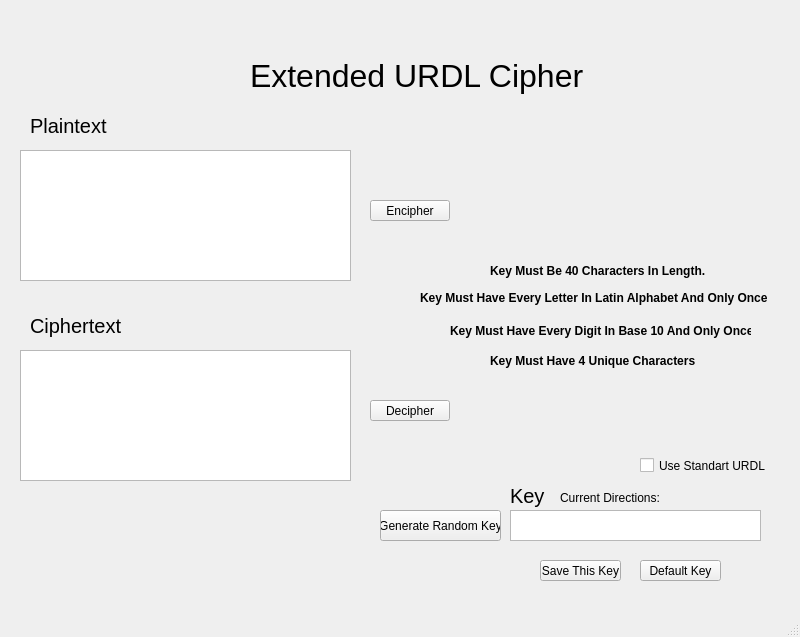
<?xml version="1.0" encoding="UTF-8"?>
<ui version="4.0">
 <class>MainWindow</class>
 <widget class="QMainWindow" name="MainWindow">
  <property name="geometry">
   <rect>
    <x>0</x>
    <y>0</y>
    <width>800</width>
    <height>637</height>
   </rect>
  </property>
  <property name="windowTitle">
   <string>MainWindow</string>
  </property>
  <widget class="QWidget" name="centralwidget">
   <widget class="QTextEdit" name="textEdit">
    <property name="geometry">
     <rect>
      <x>20</x>
      <y>150</y>
      <width>331</width>
      <height>131</height>
     </rect>
    </property>
   </widget>
   <widget class="QTextEdit" name="textEdit_2">
    <property name="geometry">
     <rect>
      <x>20</x>
      <y>350</y>
      <width>331</width>
      <height>131</height>
     </rect>
    </property>
   </widget>
   <widget class="QTextEdit" name="textEdit_3">
    <property name="geometry">
     <rect>
      <x>510</x>
      <y>510</y>
      <width>251</width>
      <height>31</height>
     </rect>
    </property>
   </widget>
   <widget class="QLabel" name="label">
    <property name="geometry">
     <rect>
      <x>30</x>
      <y>110</y>
      <width>151</width>
      <height>31</height>
     </rect>
    </property>
    <property name="font">
     <font>
      <pointsize>15</pointsize>
     </font>
    </property>
    <property name="text">
     <string>Plaintext</string>
    </property>
   </widget>
   <widget class="QLabel" name="label_2">
    <property name="geometry">
     <rect>
      <x>30</x>
      <y>310</y>
      <width>151</width>
      <height>31</height>
     </rect>
    </property>
    <property name="font">
     <font>
      <pointsize>15</pointsize>
     </font>
    </property>
    <property name="text">
     <string>Ciphertext</string>
    </property>
   </widget>
   <widget class="QLabel" name="label_3">
    <property name="geometry">
     <rect>
      <x>510</x>
      <y>480</y>
      <width>41</width>
      <height>31</height>
     </rect>
    </property>
    <property name="font">
     <font>
      <pointsize>15</pointsize>
     </font>
    </property>
    <property name="text">
     <string>Key</string>
    </property>
   </widget>
   <widget class="QLabel" name="label_4">
    <property name="geometry">
     <rect>
      <x>250</x>
      <y>40</y>
      <width>381</width>
      <height>71</height>
     </rect>
    </property>
    <property name="font">
     <font>
      <pointsize>24</pointsize>
     </font>
    </property>
    <property name="text">
     <string>Extended URDL Cipher</string>
    </property>
   </widget>
   <widget class="QCheckBox" name="checkBox">
    <property name="geometry">
     <rect>
      <x>640</x>
      <y>450</y>
      <width>131</width>
      <height>31</height>
     </rect>
    </property>
    <property name="text">
     <string>Use Standart URDL</string>
    </property>
    <property name="checked">
     <bool>false</bool>
    </property>
   </widget>
   <widget class="QPushButton" name="pushButton">
    <property name="geometry">
     <rect>
      <x>370</x>
      <y>200</y>
      <width>80</width>
      <height>21</height>
     </rect>
    </property>
    <property name="text">
     <string>Encipher</string>
    </property>
   </widget>
   <widget class="QPushButton" name="pushButton_2">
    <property name="geometry">
     <rect>
      <x>370</x>
      <y>400</y>
      <width>80</width>
      <height>21</height>
     </rect>
    </property>
    <property name="text">
     <string>Decipher</string>
    </property>
   </widget>
   <widget class="QPushButton" name="pushButton_3">
    <property name="geometry">
     <rect>
      <x>380</x>
      <y>510</y>
      <width>121</width>
      <height>31</height>
     </rect>
    </property>
    <property name="text">
     <string>Generate Random Key</string>
    </property>
   </widget>
   <widget class="QLabel" name="label_5">
    <property name="enabled">
     <bool>true</bool>
    </property>
    <property name="geometry">
     <rect>
      <x>490</x>
      <y>260</y>
      <width>231</width>
      <height>21</height>
     </rect>
    </property>
    <property name="font">
     <font>
      <weight>75</weight>
      <bold>true</bold>
     </font>
    </property>
    <property name="text">
     <string>Key Must Be 40 Characters In Length.</string>
    </property>
   </widget>
   <widget class="QLabel" name="label_6">
    <property name="enabled">
     <bool>true</bool>
    </property>
    <property name="geometry">
     <rect>
      <x>420</x>
      <y>290</y>
      <width>351</width>
      <height>16</height>
     </rect>
    </property>
    <property name="font">
     <font>
      <weight>75</weight>
      <bold>true</bold>
     </font>
    </property>
    <property name="text">
     <string>Key Must Have Every Letter In Latin Alphabet And Only Once</string>
    </property>
   </widget>
   <widget class="QLabel" name="label_7">
    <property name="enabled">
     <bool>true</bool>
    </property>
    <property name="geometry">
     <rect>
      <x>450</x>
      <y>320</y>
      <width>301</width>
      <height>21</height>
     </rect>
    </property>
    <property name="font">
     <font>
      <weight>75</weight>
      <bold>true</bold>
     </font>
    </property>
    <property name="text">
     <string>Key Must Have Every Digit In Base 10 And Only Once</string>
    </property>
   </widget>
   <widget class="QLabel" name="label_8">
    <property name="geometry">
     <rect>
      <x>560</x>
      <y>490</y>
      <width>101</width>
      <height>16</height>
     </rect>
    </property>
    <property name="text">
     <string>Current Directions:</string>
    </property>
   </widget>
   <widget class="QLabel" name="label_9">
    <property name="geometry">
     <rect>
      <x>660</x>
      <y>490</y>
      <width>47</width>
      <height>13</height>
     </rect>
    </property>
    <property name="text">
     <string/>
    </property>
   </widget>
   <widget class="QPushButton" name="pushButton_4">
    <property name="geometry">
     <rect>
      <x>540</x>
      <y>560</y>
      <width>81</width>
      <height>21</height>
     </rect>
    </property>
    <property name="text">
     <string>Save This Key</string>
    </property>
   </widget>
   <widget class="QPushButton" name="pushButton_5">
    <property name="geometry">
     <rect>
      <x>640</x>
      <y>560</y>
      <width>81</width>
      <height>21</height>
     </rect>
    </property>
    <property name="text">
     <string>Default Key</string>
    </property>
   </widget>
   <widget class="QLabel" name="label_10">
    <property name="enabled">
     <bool>true</bool>
    </property>
    <property name="geometry">
     <rect>
      <x>490</x>
      <y>350</y>
      <width>211</width>
      <height>21</height>
     </rect>
    </property>
    <property name="font">
     <font>
      <weight>75</weight>
      <bold>true</bold>
     </font>
    </property>
    <property name="text">
     <string>Key Must Have 4 Unique Characters</string>
    </property>
   </widget>
  </widget>
  <widget class="QMenuBar" name="menubar">
   <property name="geometry">
    <rect>
     <x>0</x>
     <y>0</y>
     <width>800</width>
     <height>20</height>
    </rect>
   </property>
  </widget>
  <widget class="QStatusBar" name="statusbar"/>
 </widget>
 <resources/>
 <connections/>
</ui>
